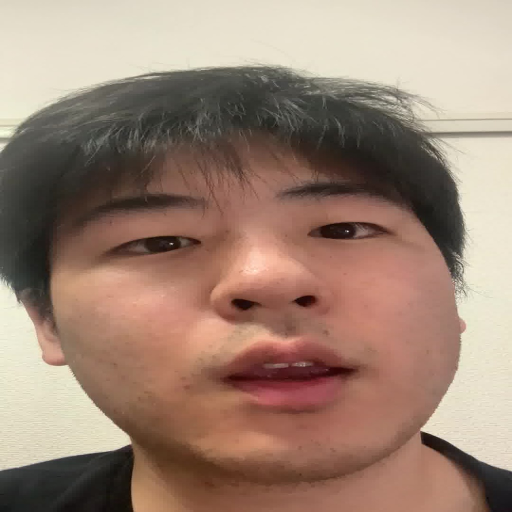
#> input picture final_portrait/manual_iris/original_datas/IMG_0272_0155_resize.jpeg, 1024 x 1024 px (shown at 1/2 size)
$ jupyter execute color_contact.ipynb   (shell and % lines are left out)
#> lines starting #> are read from the running program, lines starting #| are printed output that depends on the picture
[cell 1]
import cv2
import numpy as np
import matplotlib.pyplot as plt

[cell 2]
orig_img = cv2.cvtColor(cv2.imread("./original_datas/IMG_0272_0155_resize.jpeg"), cv2.COLOR_BGR2RGB)
mask_img = cv2.imread("./iris_mask/eyes_lips_iris_mask.jpg", 0)
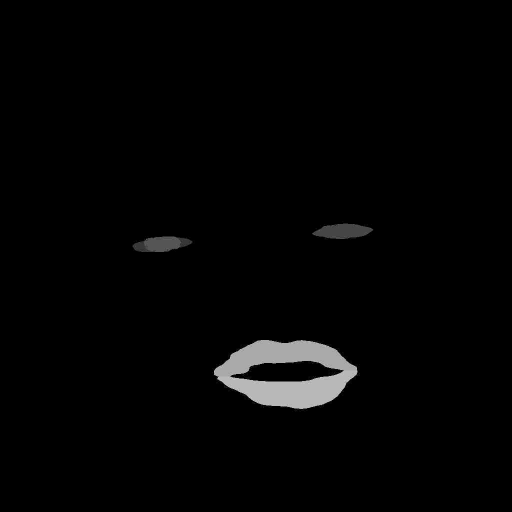
#> input picture final_portrait/manual_iris/iris_mask/eyes_lips_iris_mask.jpg, 1024 x 1024 px (shown at 1/2 size)
#> mask_img is the input picture: shape (1024, 1024); min 0, max 18, mean 0.293
print(mask_img.shape)
#| (1024, 1024)

[cell 3]
plt.imshow(mask_img, cmap="gray")

[cell 4]
table = {'l_eye': 1, 'r_eye': 2, 'u_lip': 3, 'l_lip': 4, 'mouth': 5, 'l_iris': 6, 'r_iris': 7}

[cell 5]
color = np.zeros_like(orig_img)
for i in range(mask_img.shape[0]):
    for j in range(mask_img.shape[1]):
        if mask_img[i, j] == table['l_eye']:
            color[i, j] = 255
        elif mask_img[i, j] == table['r_eye']:
            color[i, j] = 255
        elif mask_img[i, j] == table['l_iris'] or mask_img[i, j] == table['r_iris']:
            if (orig_img[i, j, 0]+orig_img[i, j, 1]+orig_img[i, j, 2])/3 > 100:
                color[i, j] = 255
            else:
                color[i, j, 0] = 0
                color[i, j, 1] = 70
                color[i, j, 2] = 255
        elif mask_img[i, j] == table['u_lip'] or mask_img[i, j] == table['l_lip']:
            color[i, j, 0] = 255
            color[i, j, 1] = 79
            color[i, j, 2] = 140
        else:
            pass
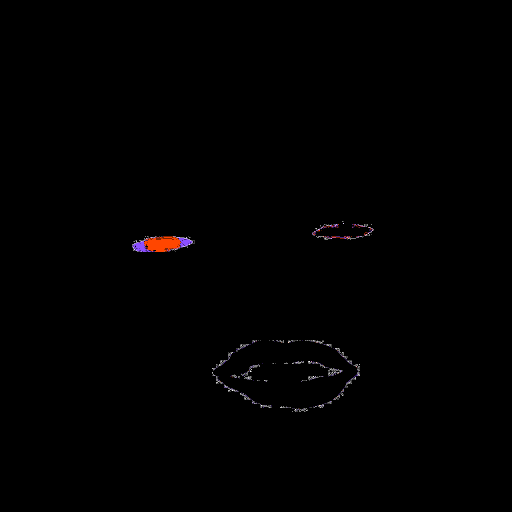
#> color: shape (1024, 1024, 3) (shown at 1/2 size); mean of channels 0, 1, 2 0.7, 0.6, 1; drawn as B, G, R

[cell 6]
cv2.imwrite("final_view.jpeg", cv2.cvtColor(color.astype(np.uint8), cv2.COLOR_RGB2BGR))
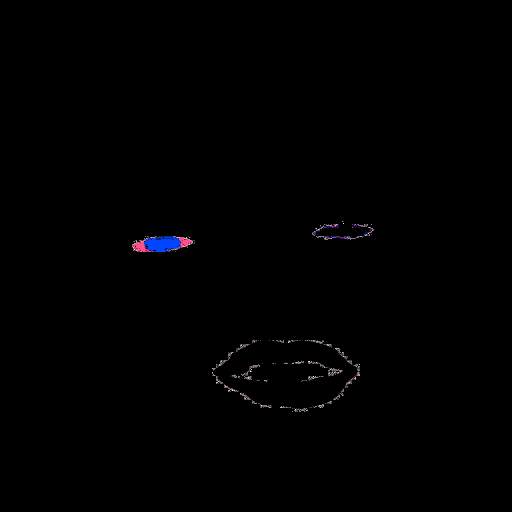
#> saved as final_view.jpeg: shape (1024, 1024, 3) (shown at 1/2 size); mean B, G, R 1, 0.6, 0.7
plt.imshow(color.astype(np.uint8))
